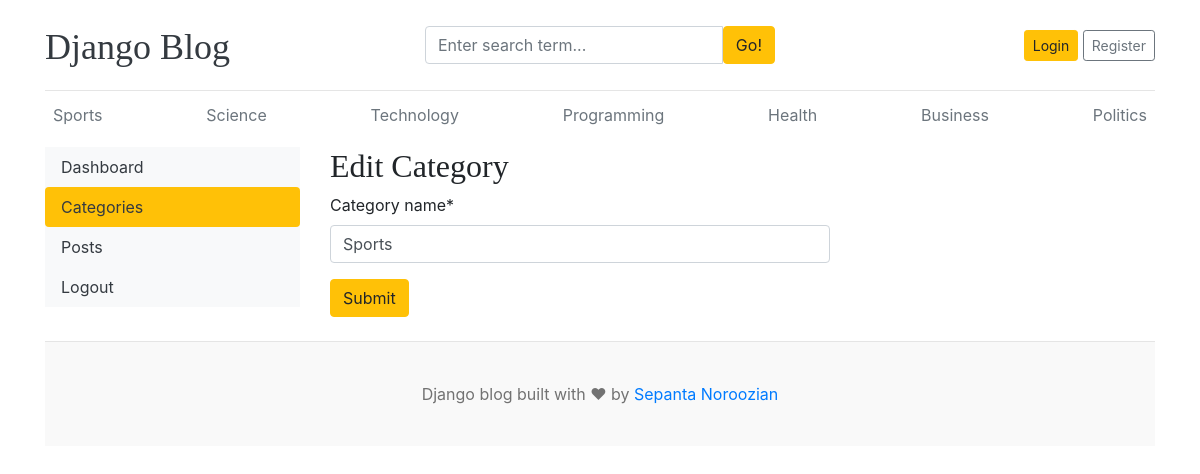
/dashboard/categories/edit/1, run on the app's committed database.
### blogs/models.py (models this page shows, shortened)
class Category(models.Model):
    category_name = models.CharField(max_length=50, unique=True)
    created_at = models.DateTimeField(auto_now_add=True)
    updated_at = models.DateTimeField(auto_now=True)
    class Meta:
        verbose_name_plural = 'Categories'

### dashboards/views.py (the view)
# urls.py: path('categories/edit/<int:pk>', views.edit_category, name='edit_category'),
def edit_category(request, pk):
    category = get_object_or_404(Category, pk=pk)
    if request.method == 'POST':
        form = CategoryForm(request.POST, instance=category)
        if form.is_valid():
            form.save()
            return redirect('categories')
    form = CategoryForm(instance=category)
    context = {
        'form': form,
        'category': category,
    }
    return render(request, 'dashboard/edit_category.html', context)

### dashboards/forms.py
class CategoryForm(forms.ModelForm):
    class Meta:
        model = Category
        fields = '__all__'

### blogs/context_processors.py (called while the page is built)
def get_categories(request):
    categories = Category.objects.all()
    return dict(categories=categories)

def get_social_links(request):
    social_links = SocialLink.objects.all()
    return dict(social_links=social_links)

### templates/dashboard/edit_category.html (shortened to what this page needs)
{% extends 'base.html' %}
{% block content %}
{% load crispy_forms_tags %}
<div class="row">
    {% include 'dashboard/sidebar.html' %}
    <div class="col-md-9">
        <h2>Edit Category</h2>
        <form action="{% url 'edit_category' category.id %}" method="POST" style="width: 500px;">
            {{ form | crispy }}
            <button type="submit" class="btn btn-warning">Submit</button>
        </form>
        <br>
    </div>
</div>
{% endblock %}

### templates/base.html (shortened to what this page needs)
{% load static %}
<!DOCTYPE html>
<html lang="en">
  <head>
    <link
      href="https://getbootstrap.com/docs/4.0/dist/css/bootstrap.min.css"
      rel="stylesheet"
    />
    <link href="{% static 'css/blog.css' %}" rel="stylesheet" />
    <link rel="stylesheet" href="https://cdnjs.cloudflare.com/ajax/libs/font-awesome/4.7.0/css/font-awesome.min.css">
  </head>
  <body>
    <div class="container">
      <header class="blog-header py-3">
        <div class="row flex-nowrap justify-content-between align-items-center">
          <div class="col-4 pt-1">
            <a class="blog-header-logo text-dark" href="/">Django Blog</a>
          </div>
          <div class="col-4">
            <form action="{% url 'search' %}">
              <div class="input-group">
                <input class="form-control" name="keyword" value="{{ keyword }}" type="text" placeholder="Enter search term..."
                  aria-label="Enter search term..." aria-describedby="button-search"/>
                <button type="submit" class="btn btn-warning" id="button-search" type="button">Go!</button>
              </div>
            </form>
          </div>
          <div class="col-4 d-flex justify-content-end align-items-center">
            {% if not user.is_authenticated %}
            <a class="btn btn-sm btn-warning" href="{% url 'login' %}">Login</a> &nbsp;
            <a class="btn btn-sm btn-outline-secondary" href="{% url 'register' %}">Register</a>
            {% else %}
            <span><a href="{% url 'dashboard' %}">Dashboard</a></span>
            &emsp;
            <span><a href="{% url 'logout' %}">Logout</a></span>
            {% endif %}
          </div>
        </div>
      </header>
      <div class="nav-scroller py-1 mb-2">
        <nav class="nav d-flex justify-content-between">
          {% for category in categories %}
          <a class="p-2 text-muted" href="{% url 'posts_by_category' category.id %}">{{ category.category_name }}</a>
          {% endfor %}
        </nav>
      </div>
      {% block content %}
      {% endblock %}
      <footer class="blog-footer">
        <p>Django blog built with ❤ by <a href="#">Sepanta Noroozian</a></p>
      </footer>
    </div>
  </body>
</html>

### blog_main/static/css/blog.css (style rules this page uses)
.blog-header { border-bottom: 1px solid #e5e5e5; }
.blog-header-logo { font-family: "Playfair Display", Georgia, "Times New Roman", serif ; font-size: 2.25rem; }
h1, h2, h3, h4, h5, h6 { font-family: "Playfair Display", Georgia, "Times New Roman", serif ; }
.blog-footer { padding: 2.5rem 0; color: #727272; text-align: center; background-color: #f9f9f9; border-top: 0.05rem solid #e5e5e5; }
.blog-footer p:last-child { margin-bottom: 0; }

### data on the page
Category: category_name "Sports"
Category: category_name "Science"
Category: category_name "Technology"
Category: category_name "Programming"
Category: category_name "Health"
Category: category_name "Business"
Category: category_name "Politics"
